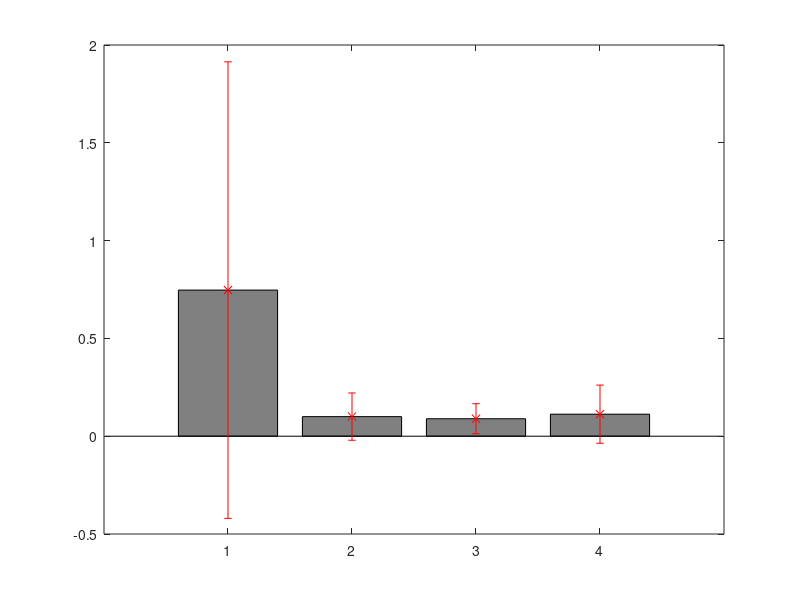

This figure's MATLAB source: (Note: this script raises an error after producing the figure.)
clear all
load data1.txt
load data2.txt
load data3.txt
load data4.txt
y_data = [data1 data2 data3 data4];
x_data = 1:size(y_data,2);
%%
mean_data = mean(y_data);
std_data = std(y_data);
%%
figure(1)
set(gcf,'Color',[1 1 1])
hold off
% bar(x_data, mean_data, 'FaceColor', [0.5 0.5 0.5], 'EdgeColor', [0 0 0], 'LineWidth',2)
bar(x_data, mean_data, 'FaceColor', [0.5 0.5 0.5])
hold on
h = errorbar(x_data, mean_data, std_data, 'rx', 'LineWidth',3);
set(gca, 'XTickLabel',{'data1' 'data2' 'data3' 'data4'})
